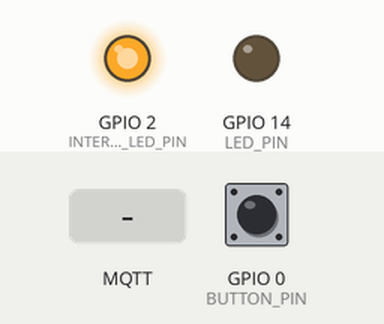
Bench run of a sketch on a simulated ESP8266 (NodeMCU). Parts: output pins drawn as LEDs (lit = HIGH). Inputs (shaded band) come from the test bench; at power-on: GPIO 0 (BUTTON_PIN) HIGH. WiFi joins after 1.5 s; servers stay silent unless stated; no MQTT or app messages arrive unless stated; not simulated (calls return 0 or success): secrets.h; names the files do not define were given values by the test bench: BROKER_PORT = 1883; what the sketch prints to the serial monitor is not drawn.

Above: at 3.2 s.
3.3 s: MQTT message "1" arrives on the first subscribed topic
At 3.75 s:
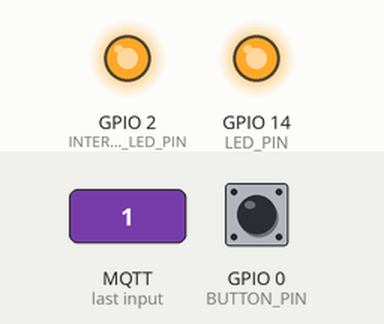
5.8 s: MQTT message "0" arrives on the first subscribed topic
At 7.5 s:
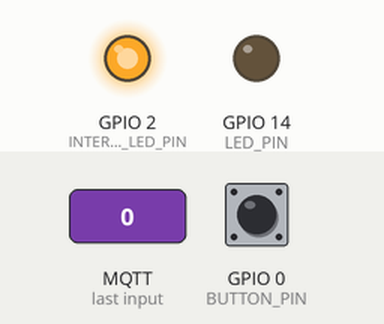
Timing chart, 0 to 9.0 s (numbered marks = the images above; inputs shaded):
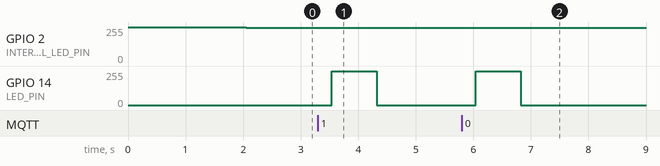

The sketch:

nodemcu.ino
```cpp
/**
create secrets.h in this dir.
it needs to define WIFI_SSID, WIFI_PWD, BROKER_HOST, BROKER_PORT
*/
#include "secrets.h"

#include <ESP8266WiFi.h>
#include <PubSubClient.h>
#include <EasyButton.h>

#define CLIENT_NAME "ESP8266_1"
#define BUTTON_PIN 0
#define LED_PIN 14
#define INTERNAL_LED_PIN 2
#define MAX_LED_TIME 1023
#define NUM_BLINKS 2.0
#define SET_MAX_LED_TIME() (ledTime = millis() + MAX_LED_TIME)

WiFiClient wifiClient;
PubSubClient mqttClient(BROKER_HOST, BROKER_PORT, wifiClient);
EasyButton button(BUTTON_PIN);

unsigned long ledTime = 0;

void onPressed() {
  mqttClient.publish("global", CLIENT_NAME);
}

void callback(char* topic, byte* payload, unsigned int length) {
  SET_MAX_LED_TIME();
}

void connectToWiFiAndBroker()
{
  Serial.print("Connecting to WIFI");
  while (WiFi.status() != WL_CONNECTED)
  {
    Serial.print(".");
    delay(1000);
  }
  Serial.println("Connected to WIFI!");

  Serial.println("Connecting to broker");
  while (!mqttClient.connect(CLIENT_NAME, "admittansen", "test"))
  {
    Serial.print(".");
    delay(1000);
  }
  Serial.println("Connected to broker!");

  mqttClient.subscribe("global/#");
}

void setup()
{
  pinMode(LED_PIN, OUTPUT);
  analogWrite(INTERNAL_LED_PIN, 255);

  Serial.begin(9600);

  button.begin();
  button.onPressed(onPressed);

  mqttClient.setCallback(callback);

  WiFi.begin(WIFI_SSID, WIFI_PWD);

  connectToWiFiAndBroker();
  analogWrite(INTERNAL_LED_PIN, 250);
}

void loop()
{
  char buffer[64];
  long diffTime;

  if (!mqttClient.connected()) connectToWiFiAndBroker();
  button.read();
  mqttClient.loop();

  diffTime = ledTime - millis();
  if(diffTime < 0) return;

  uint8_t cos_val = (uint8_t)(255 * abs(cos(M_PI * (diffTime * NUM_BLINKS / MAX_LED_TIME) - M_PI / 2)));

  sprintf(buffer, "%u", cos_val);
  mqttClient.publish("ESP8266/CurrentValue", buffer);
  analogWrite(LED_PIN, cos_val);
}
```

Measured:
- after the input at 3.3 s, GPIO 14 (LED_PIN): 0/255 → 254/255 after 0.24 s, → 0/255 0.78 s later
- after the input at 5.8 s, GPIO 14 (LED_PIN): 0/255 → 254/255 after 0.24 s, → 0/255 0.78 s later
